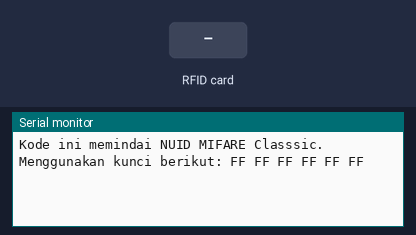
Simulated run of this sketch. Board: Arduino Uno, built with avr-gcc and run on an emulated ATmega328P. On the bench: the last lines printed to the serial monitor. Inputs (shaded band) come from the test bench.

Above: at 1.2 s.
1.3 s: RFID card 5E 7A 19 C4 held to the reader
At 2.5 s:
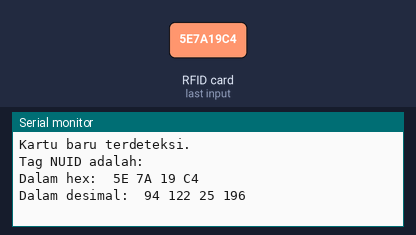
2.8 s: RFID card 5E 7A 19 C4 held to the reader
At 3.2 s:
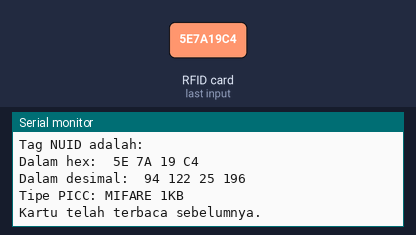

Measured:
- after the input at 1.3 s, the serial monitor: prints a new line at once (image 1)
- after the input at 2.8 s, the serial monitor: prints a new line at once (image 2)

The sketch:

ReadCard.ino
```cpp
#include <SPI.h>
#include <MFRC522.h>

#define SS_PIN 10
#define RST_PIN 9

MFRC522 rfid(SS_PIN, RST_PIN);
MFRC522::MIFARE_Key kunci;
byte nuidPICC[4];

void setup() {
  Serial.begin(9600);
  SPI.begin();
  rfid.PCD_Init();

  for (byte i = 0; i < 6; i++) {
    kunci.keyByte[i] = 0xFF;
  }

  Serial.println(F("Kode ini memindai NUID MIFARE Classsic."));
  Serial.print(F("Menggunakan kunci berikut:"));
  cetakHex(kunci.keyByte, MFRC522::MF_KEY_SIZE);
}

void loop() {
  if (!rfid.PICC_IsNewCardPresent())
    return;

  if (!rfid.PICC_ReadCardSerial())
    return;

  Serial.print(F("Tipe PICC: "));
  MFRC522::PICC_Type tipePICC = rfid.PICC_GetType(rfid.uid.sak);
  Serial.println(rfid.PICC_GetTypeName(tipePICC));

  if (tipePICC != MFRC522::PICC_TYPE_MIFARE_MINI &&
      tipePICC != MFRC522::PICC_TYPE_MIFARE_1K &&
      tipePICC != MFRC522::PICC_TYPE_MIFARE_4K) {
    Serial.println(F("Tag Anda bukan tipe MIFARE Classic."));
    return;
  }

  if (rfid.uid.uidByte[0] != nuidPICC[0] ||
      rfid.uid.uidByte[1] != nuidPICC[1] ||
      rfid.uid.uidByte[2] != nuidPICC[2] ||
      rfid.uid.uidByte[3] != nuidPICC[3]) {
    Serial.println(F("Kartu baru terdeteksi."));

    for (byte i = 0; i < 4; i++) {
      nuidPICC[i] = rfid.uid.uidByte[i];
    }

    Serial.println(F("Tag NUID adalah:"));
    Serial.print(F("Dalam hex: "));
    cetakHex(rfid.uid.uidByte, rfid.uid.size);
    Serial.println();
    Serial.print(F("Dalam desimal: "));
    cetakDec(rfid.uid.uidByte, rfid.uid.size);
    Serial.println();
  } else {
    Serial.println(F("Kartu telah terbaca sebelumnya."));
  }

  rfid.PICC_HaltA();
  rfid.PCD_StopCrypto1();
}

void cetakHex(byte *buffer, byte bufferSize) {
  for (byte i = 0; i < bufferSize; i++) {
    Serial.print(buffer[i] < 0x10 ? " 0" : " ");
    Serial.print(buffer[i], HEX);
  }
}

void cetakDec(byte *buffer, byte bufferSize) {
  for (byte i = 0; i < bufferSize; i++) {
    Serial.print(' ');
    Serial.print(buffer[i], DEC);
  }
}
```
